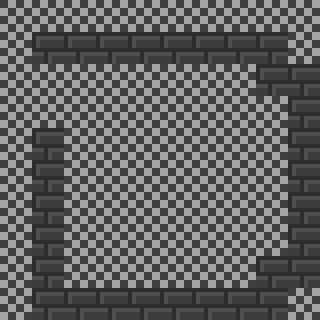

This game map was drawn from its Tiled (.tmx) file and the tilesets committed beside it. A one-line description and the trimmed map source follow:
An orthogonal 10x10 tile map with 32x32 px tiles, 1 tile layer (Tile Layer 1), 2 tilesets and 13 objects.

<map version="1.0" orientation="orthogonal" renderorder="right-down" width="10" height="10" tilewidth="32" tileheight="32" nextobjectid="1">
 <tileset firstgid="1" name="Basic" tilewidth="32" tileheight="32" tilecount="48">
  <image source="../tilesets/ground_tiles.png" width="192" height="256" />
  <tile id="0">
   <objectgroup draworder="index">
    <object id="0" x="-1.75" y="-2" width="35.75" height="35.75" />
   </objectgroup>
  </tile>
  <tile id="1">
   <objectgroup draworder="index">
    <object id="0" x="-0.25" y="-1.25" width="33" height="33.75" />
    <object id="0" x="-1.5" y="-3.25" width="35.75" height="37" />
   </objectgroup>
  </tile>
  <tile id="2">
   <objectgroup draworder="index">
    <object id="0" x="-2" y="-2.75" width="35.5" height="36.5" />
   </objectgroup>
  </tile>
  <tile id="3">
   <objectgroup draworder="index">
    <object id="0" x="-1.25" y="-2.25" width="34.5" height="35.5" />
   </objectgroup>
  </tile>
  <tile id="4">
   <objectgroup draworder="index">
    <object id="0" x="-1.5" y="-2.25" width="35.25" height="35.75" />
   </objectgroup>
  </tile>
  <tile id="5">
   <objectgroup draworder="index">
    <object id="0" x="-1.25" y="-1.5" width="34.25" height="34.75" />
   </objectgroup>
  </tile>
  <tile id="6">
   <objectgroup draworder="index">
    <object id="0" x="-1.75" y="-1.75" width="35" height="34.75" />
   </objectgroup>
  </tile>
  <tile id="7">
   <objectgroup draworder="index">
    <object id="0" x="-1.75" y="-1.5" width="35.25" height="34.5" />
   </objectgroup>
  </tile>
  <tile id="8">
   <objectgroup draworder="index">
    <object id="0" x="-1.75" y="-1.75" width="35.5" height="34.25" />
   </objectgroup>
  </tile>
  <tile id="9">
   <objectgroup draworder="index">
    <object id="0" x="-2.5" y="-1.75" width="36.75" height="35.5" />
   </objectgroup>
  </tile>
  <tile id="10">
   <objectgroup draworder="index">
    <object id="0" x="-2" y="-2.5" width="36" height="36.75" />
   </objectgroup>
  </tile>
  <tile id="11">
   <objectgroup draworder="index">
    <object id="0" x="-3.25" y="-3.5" width="37" height="36.5" />
   </objectgroup>
  </tile>
 </tileset>
 <tileset firstgid="49" name="collision" tilewidth="32" tileheight="32" tilecount="2">
  <image source="../tilesets/collision.png" width="32" height="64" />
 </tileset>
 <layer name="Tile Layer 1" width="10" height="10">
  <data>[100 cells, 100 non-empty, 2 distinct tile ids]</data>
 </layer>
</map>